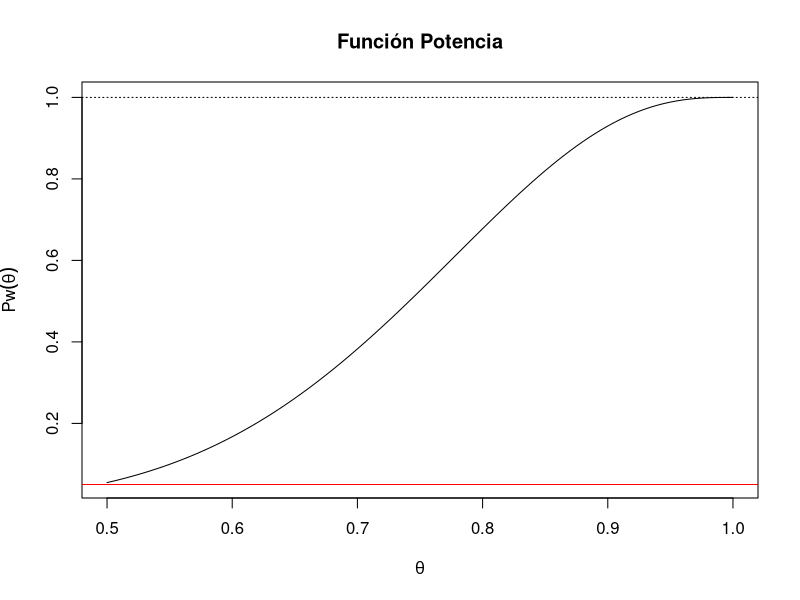
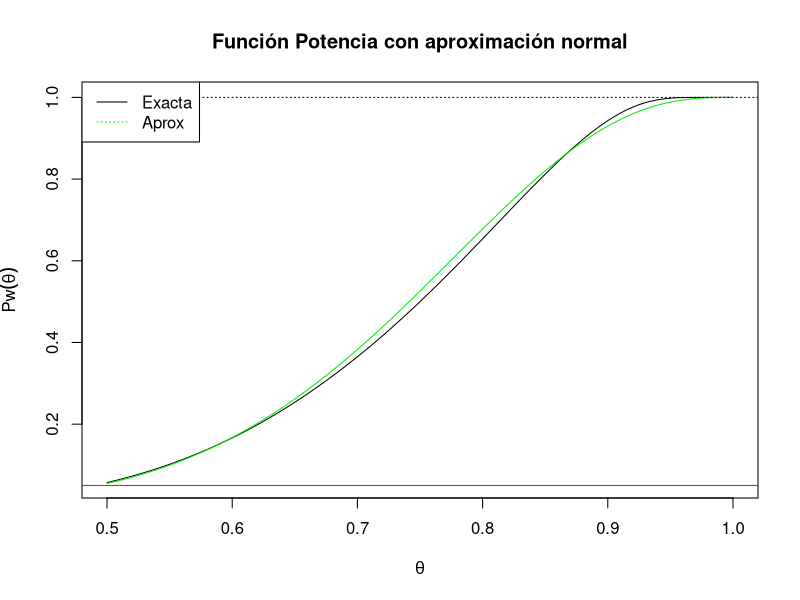
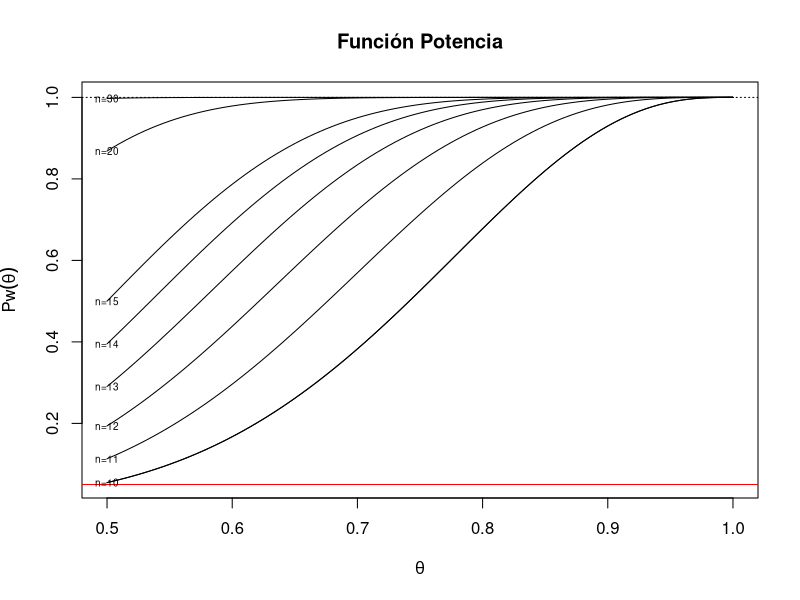

Write the R code that produced these figures, in order.
## ---- chunk 1
Ntr <- c(0.55, 0.67, 0.63, 0.79, 0.81, 0.85, 0.68)
Trt <- c(0.65, 0.59, 0.44, 0.60, 0.47, 0.58, 0.66, 0.52, 0.51)
## ---- chunk 2
Campo <- c(14.8, 10.6, 7.3, 12.5, 5.6, 12.9, 6.3, 16.1, 9.0, 11.4, 4.2, 2.7)
Ciudad <- c(12.7, 16.9, 7.6, 2.4, 6.2, 9.9, 14.2, 7.9, 11.3, 6.4, 6.1, 10.6,
             12.6, 16.0, 8.3, 9.1, 15.3, 14.8, 2.1, 10.6, 6.7, 6.7, 10.6, 5.0, 
             17.7, 5.6, 3.6, 18.6, 1.8, 2.6, 11.8, 5.6, 1.0, 3.2, 5.9, 4.0)
## ---- chunk 3
poder <- function(x)sapply(x,function(y)sum(dbinom(8:10,size=10,prob=y)))
curve(poder, from = 0.5, to = 1,
      main = "Función Potencia", xlab = expression(theta), ylab = expression(Pw(theta)))
abline(h = 0.05, col="red")
abline(h = 1, lty = 3)
## ---- chunk 4
poder2 <- function(x)sapply(x,function(y)1-pnorm((7.5-10*y)/(sqrt(10*y*(1-y)) )))
curve(poder2, from = 0.5, to = 1,
      main = "Función Potencia con aproximación normal", xlab = expression(theta), ylab = expression(Pw(theta)))
curve(poder,from=0.5, to = 1, add=T,col="green2")
abline(h = 0.05, col="red")
abline(h = 1, lty = 3)
legend("topleft",col=c("black","green2"),lty=c(1,3),legend=c("Exacta","Aprox"))
## ---- chunk 5
poder <- function(x,n=10)sapply(x,function(y)sum(dbinom(8:n,size=n,prob=y)))
curve(poder, from = 0.5, to = 1,
      main = "Función Potencia", xlab = expression(theta), ylab = expression(Pw(theta)))
abline(h = 0.05, col="red")
abline(h = 1, lty = 3)
for(k in c(10:15,20,30)){
    curve(poder(x,k),from=0.5,to = 1,add=T)
    text(0.5,poder(0.5,k),paste0("n=",k),cex=0.6)
    }
